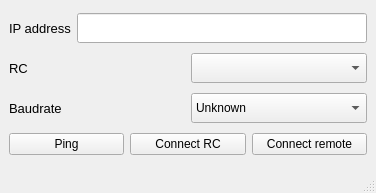
<?xml version="1.0" encoding="UTF-8"?>
<ui version="4.0">
 <class>MainWindow</class>
 <widget class="QMainWindow" name="MainWindow">
  <property name="geometry">
   <rect>
    <x>0</x>
    <y>0</y>
    <width>376</width>
    <height>193</height>
   </rect>
  </property>
  <property name="windowTitle">
   <string>RC over Ethernet</string>
  </property>
  <widget class="QWidget" name="centralwidget">
   <layout class="QVBoxLayout" name="verticalLayout">
    <item>
     <layout class="QHBoxLayout" name="horizontalLayout">
      <item>
       <widget class="QLabel" name="label">
        <property name="minimumSize">
         <size>
          <width>0</width>
          <height>30</height>
         </size>
        </property>
        <property name="font">
         <font>
          <family>Arial</family>
          <pointsize>10</pointsize>
         </font>
        </property>
        <property name="text">
         <string>IP address</string>
        </property>
       </widget>
      </item>
      <item>
       <widget class="QLineEdit" name="ip_addr">
        <property name="minimumSize">
         <size>
          <width>0</width>
          <height>30</height>
         </size>
        </property>
       </widget>
      </item>
     </layout>
    </item>
    <item>
     <layout class="QHBoxLayout" name="horizontalLayout_4">
      <item>
       <widget class="QLabel" name="label_3">
        <property name="minimumSize">
         <size>
          <width>0</width>
          <height>30</height>
         </size>
        </property>
        <property name="font">
         <font>
          <family>Arial</family>
          <pointsize>10</pointsize>
         </font>
        </property>
        <property name="text">
         <string>RC</string>
        </property>
       </widget>
      </item>
      <item>
       <widget class="QComboBox" name="rc">
        <property name="minimumSize">
         <size>
          <width>0</width>
          <height>30</height>
         </size>
        </property>
       </widget>
      </item>
     </layout>
    </item>
    <item>
     <layout class="QHBoxLayout" name="horizontalLayout_2">
      <item>
       <widget class="QLabel" name="label_2">
        <property name="minimumSize">
         <size>
          <width>0</width>
          <height>30</height>
         </size>
        </property>
        <property name="font">
         <font>
          <family>Arial</family>
          <pointsize>10</pointsize>
         </font>
        </property>
        <property name="text">
         <string>Baudrate</string>
        </property>
       </widget>
      </item>
      <item>
       <widget class="QComboBox" name="baudrate">
        <property name="minimumSize">
         <size>
          <width>0</width>
          <height>30</height>
         </size>
        </property>
        <item>
         <property name="text">
          <string>Unknown</string>
         </property>
        </item>
        <item>
         <property name="text">
          <string>110</string>
         </property>
        </item>
        <item>
         <property name="text">
          <string>300</string>
         </property>
        </item>
        <item>
         <property name="text">
          <string>600</string>
         </property>
        </item>
        <item>
         <property name="text">
          <string>1200</string>
         </property>
        </item>
        <item>
         <property name="text">
          <string>2400</string>
         </property>
        </item>
        <item>
         <property name="text">
          <string>4800</string>
         </property>
        </item>
        <item>
         <property name="text">
          <string>9600</string>
         </property>
        </item>
        <item>
         <property name="text">
          <string>14400</string>
         </property>
        </item>
        <item>
         <property name="text">
          <string>19200</string>
         </property>
        </item>
        <item>
         <property name="text">
          <string>38400</string>
         </property>
        </item>
        <item>
         <property name="text">
          <string>57600</string>
         </property>
        </item>
        <item>
         <property name="text">
          <string>115200</string>
         </property>
        </item>
        <item>
         <property name="text">
          <string>128000</string>
         </property>
        </item>
        <item>
         <property name="text">
          <string>256000</string>
         </property>
        </item>
       </widget>
      </item>
     </layout>
    </item>
    <item>
     <layout class="QHBoxLayout" name="horizontalLayout_3">
      <item>
       <widget class="QPushButton" name="ping_btn">
        <property name="text">
         <string>Ping</string>
        </property>
       </widget>
      </item>
      <item>
       <widget class="QPushButton" name="connect_btn">
        <property name="text">
         <string>Connect RC</string>
        </property>
       </widget>
      </item>
      <item>
       <widget class="QPushButton" name="remote_btn">
        <property name="text">
         <string>Connect remote</string>
        </property>
       </widget>
      </item>
     </layout>
    </item>
   </layout>
  </widget>
  <widget class="QStatusBar" name="statusbar"/>
 </widget>
 <resources/>
 <connections/>
</ui>
